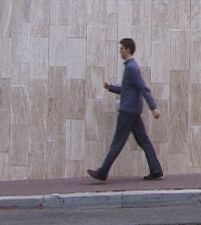
#> input picture Unit Test/train/eli_walk3.png, 201 x 225 px
$ python nonMaxSuppression_unit.py
#> lines starting #> are read from the running program, lines starting #| are printed output that depends on the picture; after the words box and inside, x2 and y2 are one past the last pixel; in counts of white or black regions, pixels touching at a corner belong together
import numpy as np

#----------------------- Function -----------------------#
def suppress(boxes, overlapThresh=0.5):
    '''
    suppress(boxes[, overlapThresh]) -> pick
    非極大值抑制.

    @param boxes         : bounding boxes
    @param overlapThresh : overlap threshold

    @return be picked boxes.
    '''
    # if there are no boxes, return an empty list
    # rects = np.asarray(rects)
    if len(boxes) == 0:
        # print('boxes not found.')
        return boxes

    # if the bounding boxes integers, convert them to floats --
    # this is important since we'll be doing a bunch of divisions
    if boxes.dtype.kind == "i":
        boxes = boxes.astype("float")

    # initialize the list of picked indexes
    pick = []

    # grab the coordinates of the bounding boxes
    tlX   = boxes[:, 0]
    tlY   = boxes[:, 1]
    w     = boxes[:, 2]
    h     = boxes[:, 3]
    score = boxes[:, 4].astype('uint8')
    brX   = tlX + w
    brY   = tlY + h

    # compute the area of the bounding boxes and sort the bounding
    # boxes by the bottom-right y-coordinate of the bounding box
    area  = w * h
    idxs = np.argsort(score)#[::-1]
    # print('- score :', score)
    # print('- idxs  :', idxs)
    # keep looping while some indexes still remain in the indexes
    # list
    while len(idxs) > 0:
        # grab the last index in the indexes list and add the
        # index value to the list of picked indexes
        last = len(idxs) - 1
        i = idxs[last]
        pick.append(i)
        # print('- pick  :', pick)
        # find the largest (x, y) coordinates for the start of
        # the bounding box and the smallest (x, y) coordinates
        # for the end of the bounding box
        tlx = np.maximum(tlX[i], tlX[idxs[:last]])
        tly = np.maximum(tlY[i], tlY[idxs[:last]])
        brx = np.minimum(brX[i], brX[idxs[:last]])
        bry = np.minimum(brY[i], brY[idxs[:last]])

        # compute the width and height of the bounding box
        olpW = np.maximum(0, brx - tlx + 1)
        olpH = np.maximum(0, bry - tly + 1)

        # compute the ratio of overlap
        overlap = (olpW * olpH) / area[idxs[:last]]
        # [6 lines of commented-out code are left out]
        idxs = np.delete(idxs, np.concatenate(([last],
                         np.where(overlap > overlapThresh)[0])))
        # print('- idxs :', idxs)
    # return only the bounding boxes that were picked using the
    # integer data type
    return boxes[pick]


if __name__ == '__main__':
    import cv2
    src = cv2.imread('./train/eli_walk3.png')
#> src is the input picture: shape (225, 201, 3); mean B, G, R 138.4, 132.1, 139.8
    canvas = src.copy()
    canvasNMS = src.copy()
    canvas_all = np.zeros((src.shape[0], 2*src.shape[1], 3), dtype='uint8')
    boxes = [[  90,  45,  85, 150,   3],
             [  95,  50,  85, 150,   2],
             [  85,  38,  80, 145,   5]]

    boxes = np.asarray(boxes, dtype=np.int32)

    for box in boxes:
        x, y, w, h = box[:4]
        cv2.rectangle(canvas, (int(x), int(y)), (int(x+w), int(y+h)), (0, 255, 0), 2)
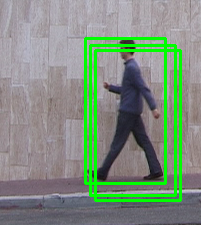
#> canvas: shape (225, 201, 3); 9.07% of pixels changed, all inside (x1, y1, x2, y2) = (84, 37, 182, 202)

    boxes = suppress(boxes)
    for box in boxes:
        x, y, w, h = box[:4]
        cv2.rectangle(canvasNMS, (int(x), int(y)), (int(x+w), int(y+h)), (0, 255, 0), 2)
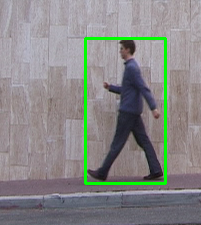
#> canvasNMS: shape (225, 201, 3); 2.98% of pixels changed, all inside (x1, y1, x2, y2) = (84, 37, 167, 185)

    canvas_all[:src.shape[0], :src.shape[1]] = canvas
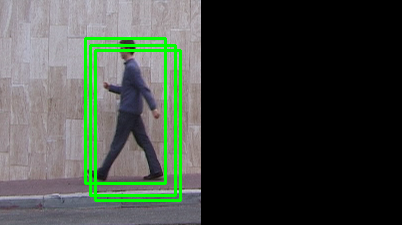
#> canvas_all: shape (225, 402, 3); mean B, G, R 63, 71.6, 63.5
    canvas_all[:src.shape[0], src.shape[1]:] = canvasNMS
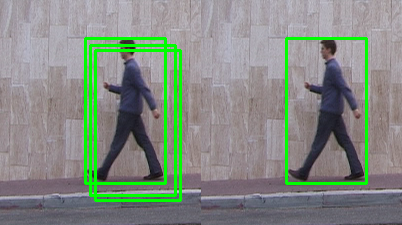
#> canvas_all: shape (225, 402, 3); mean B, G, R 130.1, 139.4, 131.2
    cv2.imshow('canvas_all', canvas_all)
    # cv2.imwrite('./pedestrian_NMS.jpg', canvas_all)
    cv2.waitKey(0)
    cv2.destroyAllWindows()

$ run again, with Unit Test/train/m-223.jpg saved as Unit Test/train/eli_walk3.png
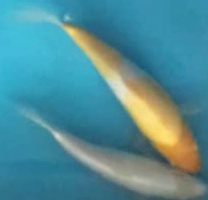
#> input picture Unit Test/train/m-223.jpg, 208 x 200 px
#> src is the input picture: shape (200, 208, 3); mean B, G, R 150.6, 140.8, 80.7
#> after the loop `for box in boxes:`:
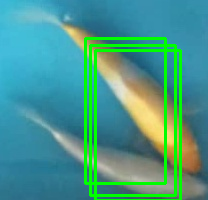
#> canvas: shape (200, 208, 3); 9.45% of pixels changed, all inside (x1, y1, x2, y2) = (84, 37, 182, 200)
#> `canvas_all[:src.shape[0], src.shape[1]:] = canvasNMS`:
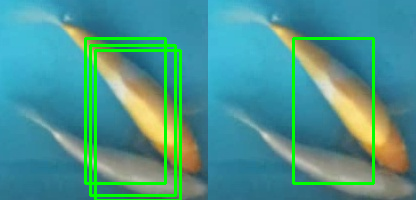
#> canvas_all: shape (200, 416, 3); mean B, G, R 142.1, 148.5, 74.8
